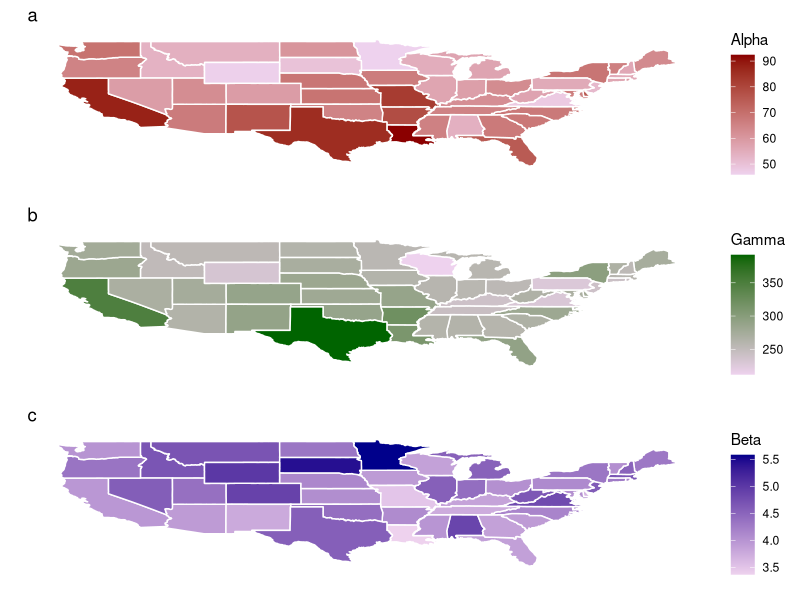
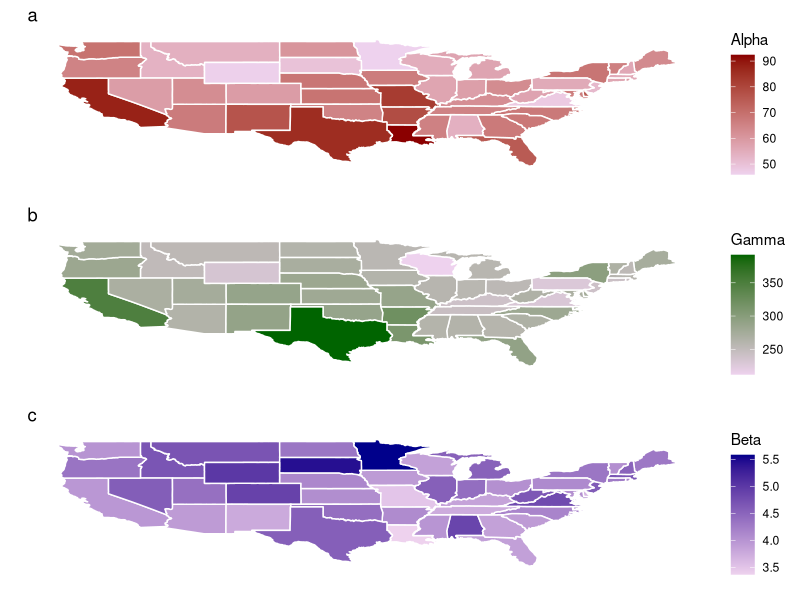

These figures' R source, in order:
# vs http://www.biodiversitymapping.org/USA_birds.htm#thumb

# https://gist.github.com/cdesante/4252133

# devtools::install_github("baptiste/egg")

library(tidyverse)
library(stringr)
library(purrr)
library(egg)

#load("data/US_Diversity.RData")
res <- read_csv("data/Simulation_Results.csv") %>%
  group_by(location, n_checklists_per_week) %>%
  summarise_each(
    funs(mean),
    alpha,
    beta,
    gamma
  )

res <- res[res$n_checklists_per_week == 8,]

all_states <- map_data("state")
res$region <- str_to_lower(state.name)

all_states <- all_states[all_states$region != "district of columbia",]

Total <- merge(all_states, res, by = "region")

plots <- pmap(list(
  div_var = c("alpha","gamma", "beta"),
  fig_name_suffix = c("a","b","c"),
  high_color = c("darkred", "darkgreen", "darkblue")
),function(div_var,fig_name_suffix,high_color) {
  ggplot() +
    geom_polygon(
    data = Total,
    aes(x = long, y = lat, group = group, fill = Total[,div_var]),
    colour = "white") +
    scale_fill_continuous(low = "thistle2", high = high_color, guide = "colorbar") +
    theme_bw() +
    labs(fill = str_to_title(div_var), x = "", y = "") +
    scale_y_continuous(breaks = c()) +
    scale_x_continuous(breaks = c()) +
    theme(panel.border = element_blank()) +
    ggtitle(fig_name_suffix) + theme(plot.title = element_text(hjust = 0))
}
)

combined_plots <- ggarrange(
  plots[[1]],plots[[2]], plots[[3]],
  ncol = 1
)
ggsave(paste0("results/Fig1.eps"), combined_plots, width = 0.66*8, height = 0.33*11*3)
